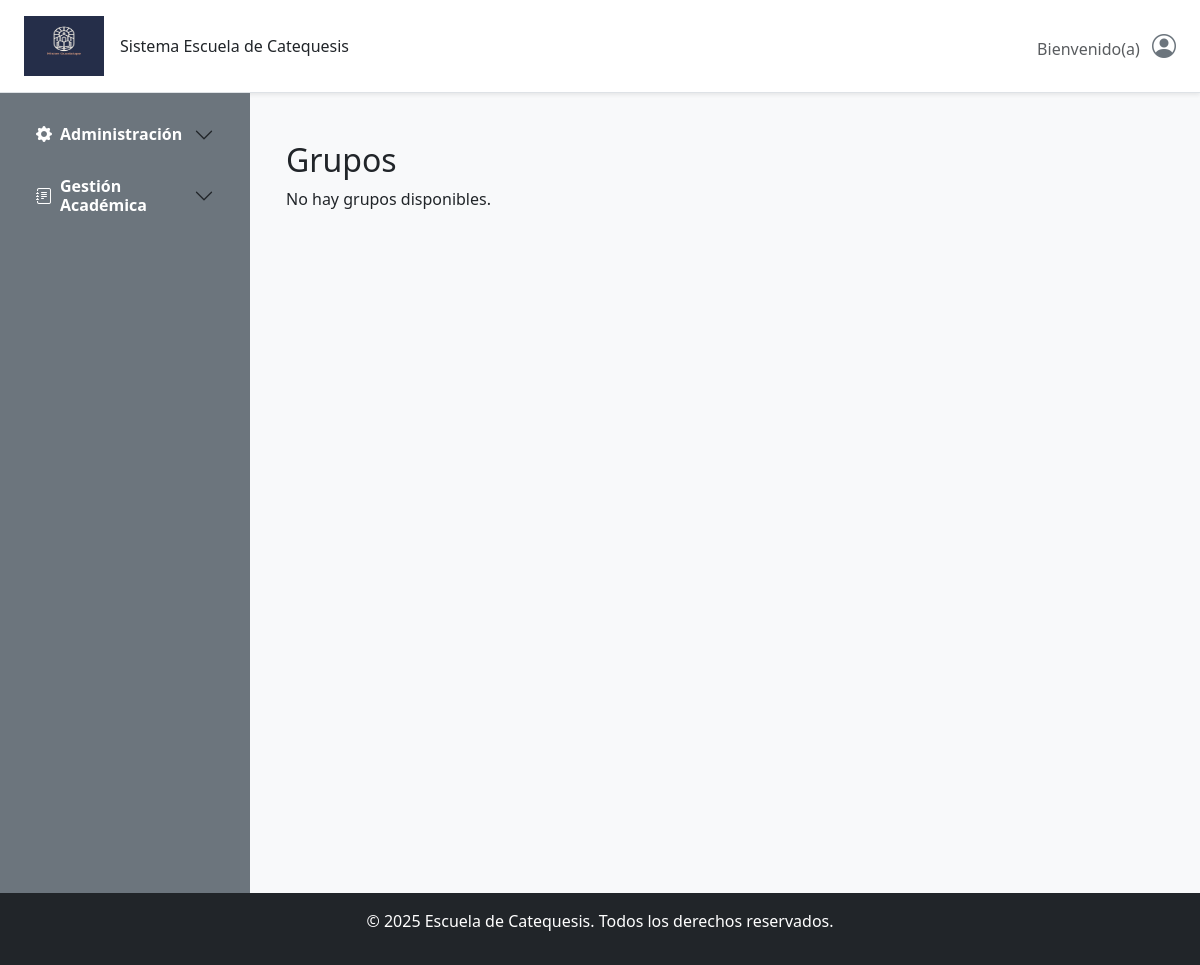
Before: /inscripcion/inscripciones/ with the older database file.
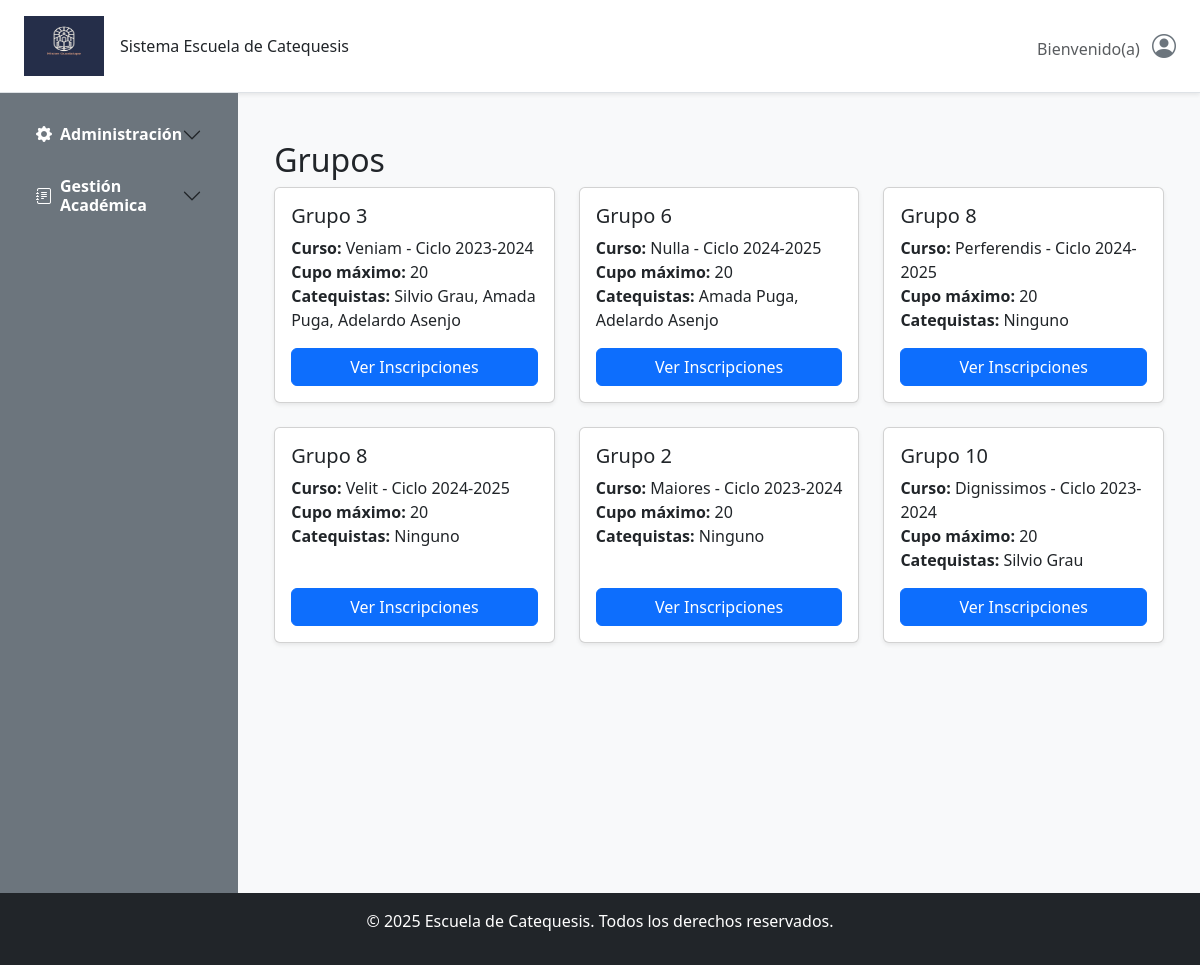
After: the same page with the newer database file.
### gestion/models.py (models this page shows, shortened)
class Grupo(models.Model):
    curso_anual = models.ForeignKey(CursoAnual, on_delete=models.CASCADE)
    nombre = models.CharField(max_length=50)
    cupo_maximo = models.PositiveIntegerField(default=20)
    catequistas = models.ManyToManyField('Catequista', blank=True)  # <--- Cambiado

class CursoAnual(models.Model):
    curso = models.ForeignKey(Curso, on_delete=models.CASCADE)
    ciclo = models.ForeignKey(CicloCatequesis, on_delete=models.CASCADE)
    cupo_maximo = models.PositiveIntegerField()
    catequistas = models.ManyToManyField('Catequista', blank=True)  # <--- Cambiado
    cerrado = models.BooleanField(default=False)
    def __str__(self):
       return self.curso.nombre + ' - ' + self.ciclo.nombre_ciclo

class AuditModel(models.Model):
    creado_por = models.CharField(max_length=150, blank=True, null=True, editable=False)
    actualizado_por = models.CharField(max_length=150, blank=True, null=True, editable=False)
    fecha_creacion = models.DateTimeField(auto_now_add=True)
    ultima_actualizacion = models.DateTimeField(auto_now=True)
    class Meta:
        abstract = True

class Curso(AuditModel):
    codigo = models.CharField(max_length=10, blank=False, unique=True)
    nombre = models.CharField(max_length=100, blank=False)
    descripcion = models.CharField(max_length=255, default="Sin descripción")
    acta_bautizmo = models.BooleanField(default=False,verbose_name="Acta bautizmo")
    acta_nacimiento = models.BooleanField(default=False,verbose_name="Acta nacimiento")
    acta_comunion = models.BooleanField(default=False,verbose_name="Acta comunión")
    acta_matrimonio = models.BooleanField(default=False,verbose_name="Acta Matrimonio")
    costo = models.DecimalField(max_digits=8, decimal_places=2,blank=True,verbose_name="Costo")
    class Meta:
        verbose_name = 'Curso'
        verbose_name_plural = 'Cursos'

class CicloCatequesis(models.Model):
    nombre_ciclo = models.CharField(max_length=100, blank=False, null=False)
    descripcion = models.TextField(max_length=200,  blank=False, null=False)
    fecha_inicio = models.DateField()
    fecha_fin = models.DateField()
    activo = models.BooleanField(default=True)
    observaciones = models.TextField(max_length=250,blank=True, null=True)

class BaseModel(models.Model):
    nombres = models.CharField(max_length=100, blank=False,null=False)
    apellidos = models.CharField(max_length=100, blank=True,null=False)
    direccion = models.CharField(max_length=250, blank=True)
    codigo_postal = models.CharField(max_length=10, blank=True)
    telefono = models.CharField(max_length=15, blank=True)
    email = models.EmailField(blank=True)
    class Meta:
        abstract = True  # Esto indica que no se creará una tabla para este modelo

class Catequista(BaseModel, AuditModel):
    parroquia = models.ForeignKey('Parroquia', on_delete=models.CASCADE)
    photo = models.ImageField(verbose_name="Foto",
            upload_to='documentos/Catequistas/Photos/',null=True,blank=True,
            default='documentos/Catequistas/Photos/foto_default.jpg',
            help_text="Foto opcional del catequista." )
    class Meta:
        verbose_name = 'Catequista'
        verbose_name_plural = 'Catequistas'

### gestion/views/inscripcion_views.py (the view)
# urls.py: path('inscripciones/', InscripcionGrupoCardListView.as_view(), name='inscripcion_card_list'),
class InscripcionGrupoCardListView(ListView):
    model = Grupo
    template_name = 'Gestion/Inscripciones/grupo_card.html'
    context_object_name = 'grupos'
    paginate_by = 10  # opcional, si tienes muchos grupos
    def get_queryset(self):
        query = self.request.GET.get('q', '')
        queryset = super().get_queryset()
        if query:
            queryset = queryset.filter(nombre__icontains=query)
        return queryset
    def get_context_data(self, **kwargs):
        context = super().get_context_data(**kwargs)
        context['request'] = self.request  # Para mantener el input de búsqueda si usas
        return context

### templates/Gestion/Inscripciones/grupo_card.html
{% extends "base.html" %}
{% block content %}
<div class="container mt-4">
  <h2>Grupos</h2>
  <div class="row row-cols-1 row-cols-md-3 g-4">
    {% for grupo in grupos %}
    <div class="col">
      <div class="card h-100 shadow-sm">
        <div class="card-body d-flex flex-column">
          <h5 class="card-title">{{ grupo.nombre }}</h5>
          <p class="card-text">
            <strong>Curso:</strong> {{ grupo.curso_anual }}<br>
            <strong>Cupo máximo:</strong> {{ grupo.cupo_maximo }}<br>
            <strong>Catequistas:</strong> {% for c in grupo.catequistas.all %}
              {{ c.nombres }} {{ c.apellidos }}{% if not forloop.last %}, {% endif %}
              {% empty %}
                Ninguno
              {% endfor %}
          </p>
          <a href="{% url 'inscripcion_list' grupo.id %}" class="btn btn-primary mt-auto">Ver Inscripciones</a>
        </div>
      </div>
    </div>
    {% empty %}
      <p>No hay grupos disponibles.</p>
    {% endfor %}
  </div>
</div>
{% endblock %}

Changed rows visible on the page:
added Grupo: nombre "Grupo 3", curso_anual "Veniam - Ciclo 2023-2024", cupo_maximo "20"
now on this page (row edited): Catequista: nombres "Silvio", apellidos "Grau"
now on this page (row edited): Catequista: nombres "Amada", apellidos "Puga"
now on this page (row edited): Catequista: nombres "Adelardo", apellidos "Asenjo"
added Grupo: nombre "Grupo 6", curso_anual "Nulla - Ciclo 2024-2025", cupo_maximo "20"
added Grupo: nombre "Grupo 8", curso_anual "Perferendis - Ciclo 2024-2025", cupo_maximo "20"
added Grupo: nombre "Grupo 8", curso_anual "Velit - Ciclo 2024-2025", cupo_maximo "20"
added Grupo: nombre "Grupo 2", curso_anual "Maiores - Ciclo 2023-2024", cupo_maximo "20"
added Grupo: nombre "Grupo 10", curso_anual "Dignissimos - Ciclo 2023-2024", cupo_maximo "20"
Other visible differences:
text no longer shown: "No hay grupos disponibles."
